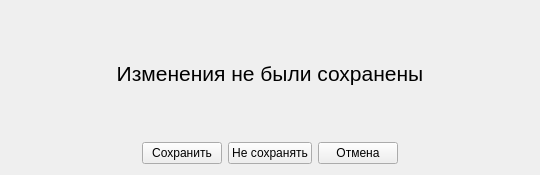
<?xml version="1.0" encoding="UTF-8"?>
<ui version="4.0">
 <class>AdviseToSave</class>
 <widget class="QWidget" name="AdviseToSave">
  <property name="geometry">
   <rect>
    <x>0</x>
    <y>0</y>
    <width>540</width>
    <height>175</height>
   </rect>
  </property>
  <property name="sizePolicy">
   <sizepolicy hsizetype="Fixed" vsizetype="Fixed">
    <horstretch>0</horstretch>
    <verstretch>0</verstretch>
   </sizepolicy>
  </property>
  <property name="windowTitle">
   <string>Form</string>
  </property>
  <layout class="QVBoxLayout" name="verticalLayout">
   <item>
    <widget class="QLabel" name="label">
     <property name="font">
      <font>
       <pointsize>16</pointsize>
      </font>
     </property>
     <property name="text">
      <string>Изменения не были сохранены</string>
     </property>
     <property name="alignment">
      <set>Qt::AlignCenter</set>
     </property>
    </widget>
   </item>
   <item>
    <layout class="QHBoxLayout" name="horizontalLayout">
     <item>
      <spacer name="horizontalSpacer">
       <property name="orientation">
        <enum>Qt::Horizontal</enum>
       </property>
       <property name="sizeHint" stdset="0">
        <size>
         <width>40</width>
         <height>20</height>
        </size>
       </property>
      </spacer>
     </item>
     <item>
      <widget class="QPushButton" name="SaveFila">
       <property name="text">
        <string>Сохранить</string>
       </property>
      </widget>
     </item>
     <item>
      <widget class="QPushButton" name="DontSsve">
       <property name="text">
        <string>Не сохранять</string>
       </property>
      </widget>
     </item>
     <item>
      <widget class="QPushButton" name="Cancel">
       <property name="text">
        <string>Отмена</string>
       </property>
      </widget>
     </item>
     <item>
      <spacer name="horizontalSpacer_2">
       <property name="orientation">
        <enum>Qt::Horizontal</enum>
       </property>
       <property name="sizeHint" stdset="0">
        <size>
         <width>40</width>
         <height>20</height>
        </size>
       </property>
      </spacer>
     </item>
    </layout>
   </item>
  </layout>
 </widget>
 <resources/>
 <connections/>
</ui>
